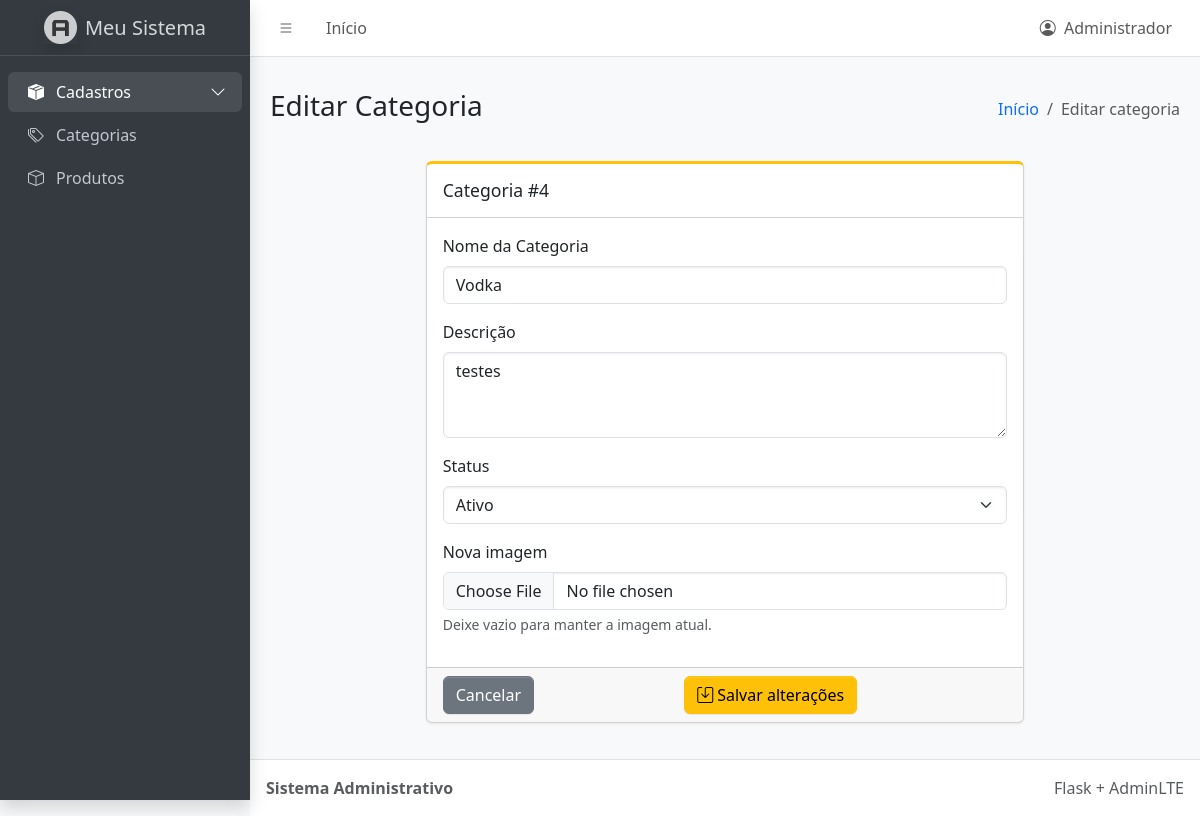
Page /editarcategoria/4 on the earlier database version.
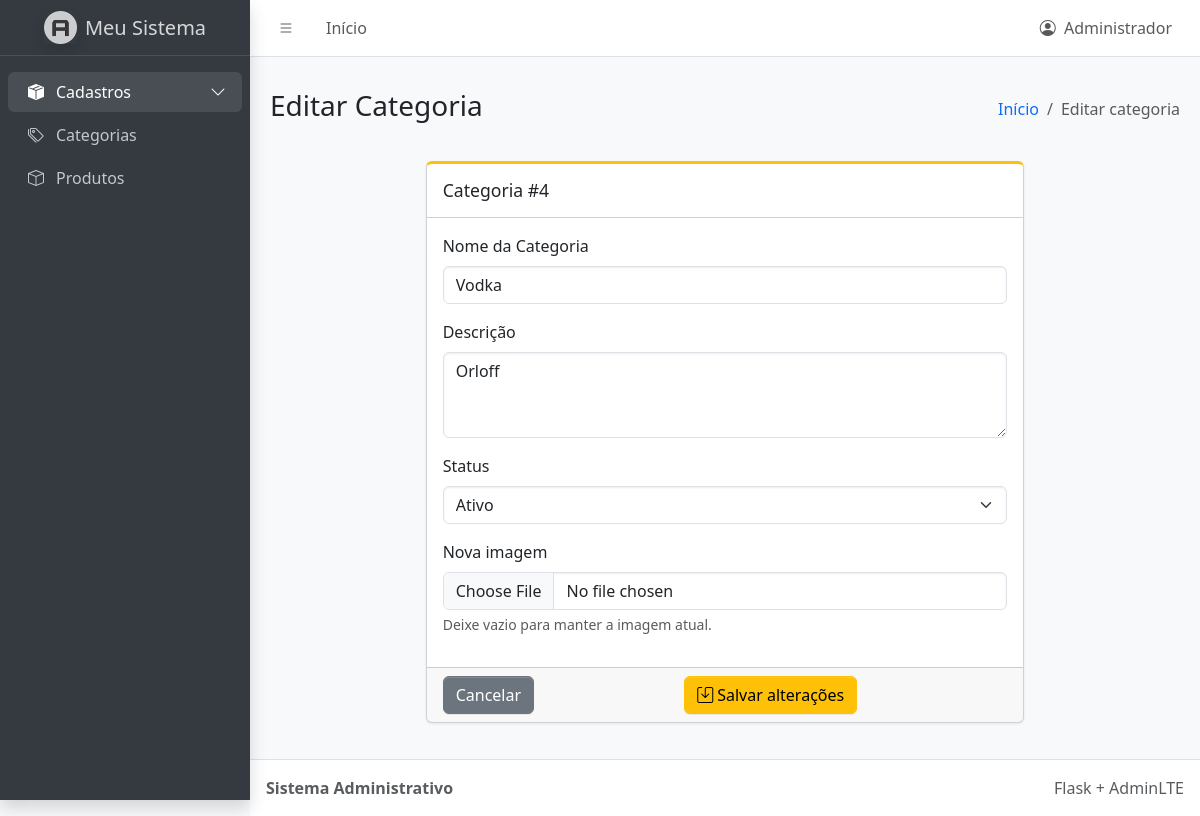
Same page on the later database version.
### tables this page shows
CREATE TABLE categoria(
   id integer primary key autoincrement,
   nome varchar(50) not null,
   descricao text, 
   ativo boolean,
   imagem blob,
   img varchar(100)
);

### app.py (the view, shortened to what this page needs)
@app.route('/editarcategoria/<int:id>', methods=['GET', 'POST'])
def editarCategoria(id):
    with conexao() as conn:
        categoria = conn.execute('SELECT * FROM categoria WHERE id = ?', (id,)).fetchone()
    if categoria is None:
        flash('Categoria não encontrada.', 'danger')
        return redirect(url_for('listarCategoria'))
    return render_template('admin/editar_categoria.html', categoria=categoria)

### app.py (called while the page is built)
def conexao():
    conn = sqlite3.connect(Path(app.root_path) / 'database.db')
    conn.row_factory = sqlite3.Row
    return conn

### templates/admin/editar_categoria.html (shortened to what this page needs)
{% extends 'admin/base.html' %}
{% block page_title %}Editar Categoria{% endblock %}
{% block breadcrumb %}Editar categoria{% endblock %}
{% block content %}
<div class="row justify-content-center">
  <div class="col-xl-8 col-lg-10">
    <div class="card card-warning card-outline">
      <div class="card-header"><h3 class="card-title">Categoria #{{ categoria.id }}</h3></div>
      <form method="POST" enctype="multipart/form-data">
        <div class="card-body">
          <div class="mb-3">
            <label for="nome_categoria" class="form-label">Nome da Categoria</label>
            <input type="text" class="form-control" id="nome_categoria" name="nome_categoria"
                   value="{{ categoria.nome }}" required>
          </div>
          <div class="mb-3">
            <label for="descricao" class="form-label">Descrição</label>
            <textarea class="form-control" id="descricao" name="descricao" rows="3">{{ categoria.descricao or '' }}</textarea>
          </div>
          <div class="mb-3">
            <label for="ativo" class="form-label">Status</label>
            <select class="form-select" id="ativo" name="ativo">
              <option value="True" {% if categoria.ativo|string == 'True' %}selected{% endif %}>Ativo</option>
            </select>
          </div>
          <div class="mb-3">
            <label for="imagem" class="form-label">Nova imagem</label>
            <input type="file" class="form-control" id="imagem" name="imagem" accept="image/png,image/jpeg,image/gif,image/webp">
            <div class="form-text">Deixe vazio para manter a imagem atual.</div>
          </div>
        </div>
        <div class="card-footer d-flex justify-content-between">
          <a href="{{ url_for('listarCategoria') }}" class="btn btn-secondary">Cancelar</a>
          <button type="submit" class="btn btn-warning"><i class="bi bi-save me-1"></i>Salvar alterações</button>
        </div>
      </form>
    </div>
  </div>
</div>
{% endblock %}

Differences in the rows shown:
changed categoria "Vodka": descricao "testes" → "Orloff"
